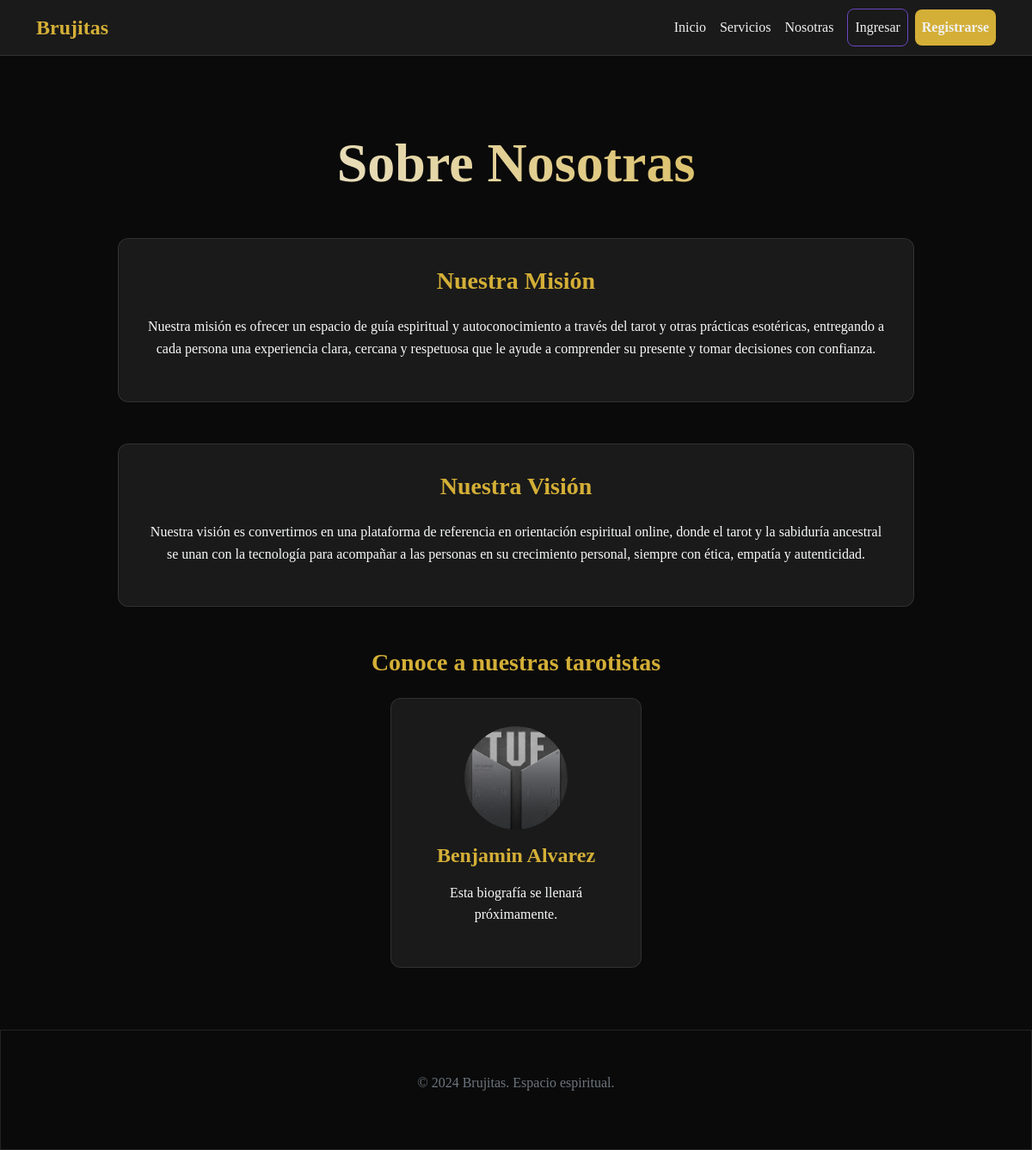
Page /sobre-nosotras/ on the committed database.
### tarotistas/models.py (models this page shows, shortened)
class Tarotista(models.Model):
    usuario = models.OneToOneField(
        Usuario,
        on_delete=models.CASCADE,
        related_name='tarotista'
    )
    descripcion = models.TextField(help_text="Bio profesional")
    disponible = models.BooleanField(default=True)

### usuarios/models.py (models this page shows, shortened)
class Usuario(AbstractUser):
    rut = models.CharField("RUT", max_length=12, unique=True, null=True, blank=True)
    telefono = models.CharField(max_length=15, blank=True)
    fecha_nacimiento = models.DateField(null=True, blank=True)
    apodo = models.CharField(max_length=50, blank=True)
    bio = models.TextField(blank=True)
    avatar = models.ImageField(upload_to="avatars/", blank=True, null=True)
    bloqueado = models.BooleanField(default=False, help_text="Impide que el usuario inicie sesión")
    creado_en = models.DateTimeField(auto_now_add=True)
    es_tarotista = models.BooleanField(default=False)
    email_verificado = models.BooleanField(default=False)

### core/views.py (the view)
# urls.py: path('sobre-nosotras/', views.sobre_nosotras, name='sobre_nosotras'),
def sobre_nosotras(request):
    tarotistas = Tarotista.objects.filter(disponible=True).select_related('usuario')
    return render(request, 'sobre_nosotras.html', {'tarotistas': tarotistas})

### templates/sobre_nosotras.html (shortened to what this page needs)
{% extends 'base.html' %}
{% block content %}
<div class="container mt-5 pt-4">
    <div class="row justify-content-center">
        <div class="col-lg-10">
            <div class="text-center mb-5">
                <h1 class="hero-title">Sobre Nosotras</h1>
            </div>
            <div class="card-minimal mb-5">
                <div class="text-center mb-4">
                    <h3 class="text-gold">Nuestra Misión</h3>
                </div>
                <p class="text-light text-center">
                    Nuestra misión es ofrecer un espacio de guía espiritual y autoconocimiento a través del tarot y otras prácticas esotéricas, entregando a cada persona una experiencia clara, cercana y respetuosa que le ayude a comprender su presente y tomar decisiones con confianza.
                </p>
            </div>
            <div class="card-minimal mb-5">
                <div class="text-center mb-4">
                    <h3 class="text-gold">Nuestra Visión</h3>
                </div>
                <p class="text-light text-center">
                    Nuestra visión es convertirnos en una plataforma de referencia en orientación espiritual online, donde el tarot y la sabiduría ancestral se unan con la tecnología para acompañar a las personas en su crecimiento personal, siempre con ética, empatía y autenticidad.
                </p>
            </div>
            <div class="text-center mb-4">
                <h3 class="text-gold">Conoce a nuestras tarotistas</h3>
            </div>
            <div class="row justify-content-center">
                {% if tarotistas and tarotistas.exists %}
                    {% for t in tarotistas %}
                        <div class="col-md-5 col-lg-4 mb-4">
                            <div class="card-minimal text-center h-100">
                                <div class="mb-3">
                                    {% if t.usuario.avatar %}
                                        <img src="{{ t.usuario.avatar.url }}" alt="{{ t.usuario.username }}" class="rounded-circle mx-auto d-flex align-items-center justify-content-center center-120" style="object-fit:cover; width:120px; height:120px;">
                                    {% else %}
                                        <div class="placeholder-image bg-dark border-minimal rounded-circle mx-auto d-flex align-items-center justify-content-center center-120">
                                            <span class="icon-large">🔮</span>
                                        </div>
                                    {% endif %}
                                </div>
                                <h4 class="text-gold mb-3">{{ t.usuario.first_name }} {{ t.usuario.last_name }}</h4>
                                <p class="text-light">
                                    {{ t.usuario.bio|default:'Esta biografía se llenará próximamente.' }}
                                </p>
                            </div>
                        </div>
                    {% endfor %}
                {% endif %}
            </div>
        </div>
    </div>
</div>
    </main>
{% endblock %}

### static/css/styles.css (style rules this page uses)
:root { --bg-dark: #0a0a0a; --bg-card: #1a1a1a; --text-light: #f0f0f0; --text-muted: #a0a0a0; --accent-purple: #6b46c1; --accent-gold: #d4af37; --border-light: rgba(255,255,255,0.1); }
body { background-color: var(--bg-dark); color: var(--text-light); font-family: 'Inter', 'Segoe UI', sans-serif; line-height: 1.6; min-height: 100vh; }
.card-minimal { background: var(--bg-card); border: 1px solid var(--border-light); border-radius: 12px; padding: 2rem; backdrop-filter: blur(10px); }
.hero-title { font-size: 4rem; font-weight: 700; margin-bottom: 1.5rem; background: linear-gradient(45deg, var(--text-light), var(--accent-gold)); -webkit-background-clip: text; -webkit-text-fill-color: transparent; line-height: 1.2; }
.text-gold { color: var(--accent-gold); }
:root { --font-primary: 'Playfair Display', serif; --font-secondary: 'Crimson Text', serif; }
body { font-family: var(--font-secondary); }
h1, h2, h3, h4, h5, h6, .hero-title { font-family: var(--font-primary); font-weight: 600; }
.center-120 { width: 120px; height: 120px; margin: 0 auto 1rem; display: block; }
.card-minimal { transition: transform 0.3s ease, box-shadow 0.3s ease; }

### rows in the picture
Tarotista: usuario.avatar (picture), usuario.first_name "Benjamin", usuario.last_name "Alvarez", usuario.bio "Esta biografía se llenará próximamente."
